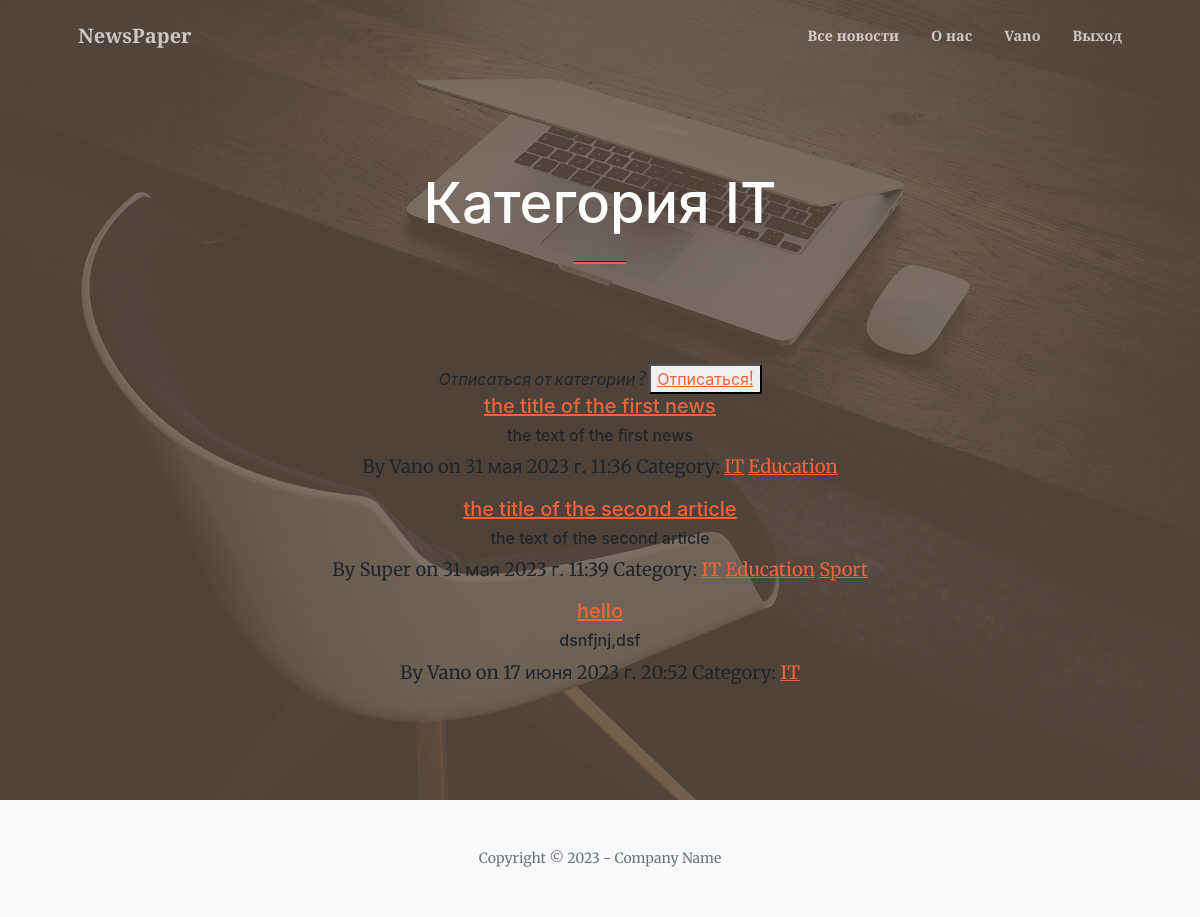
/category/1 (signed in), run on the app's committed database.
### news/models.py (models this page shows, shortened)
class Category(models.Model):
    categoryName = models.CharField(max_length=64, unique=True)
    subscribers = models.ManyToManyField(User, blank=True)

class Post(models.Model):
    author = models.ForeignKey(Author, on_delete=models.CASCADE)
    ARTICLE = 'AR'
    NEWS = 'NW'
    CATEGORY_CHOICES = (
        (ARTICLE, 'Статья'),
        (NEWS, 'Новость'),
    )
    categoryType = models.CharField(max_length=2, choices=CATEGORY_CHOICES, default=ARTICLE)
    dateCreation = models.DateTimeField(auto_now_add=True)
    postCategory = models.ManyToManyField(Category, through='PostCategory')
    title = models.CharField(max_length=128)
    text = models.TextField()
    rating = models.SmallIntegerField(default=0)

class Author(models.Model):
    authorUser = models.OneToOneField(User, on_delete=models.CASCADE)
    ratingAuthor = models.SmallIntegerField(default=0)
    def __str__(self):
        return self.authorUser.username

### news/views.py (the view)
# urls.py: path('category/<int:pk>', PostCategoryView.as_view(), name= 'category'),
class PostCategoryView(ListView):
    model = Post
    template_name = 'category.html'
    context_object_name = 'posts'  # это имя списка, в котором будут лежать все объекты,
    ordering = ['-dateCreation']  # сортировка
    def get_queryset(self):
        self.id = resolve(self.request.path_info).kwargs['pk']
        c = Category.objects.get(id=self.id)
        queryset = Post.objects.filter(postCategory=c)
        return queryset
    def get_context_data(self, **kwargs):
        context = super().get_context_data(**kwargs)
        user = self.request.user
        category = Category.objects.get(id=self.id)
        subscribed = category.subscribers.filter(email=user.email)
        if not subscribed:
            context['sub'] = True
        else:
            context['sub'] = False
        context['category'] = category
        return context

### news/templatetags/custom_filters.py (called while the page is built)
@register.filter(name='censor')
def censor(value, arg='*replased*'):
    value = value.lower().split()
    for word in replaced_words:
        for i in range(len(value)):
            if word == value[i]:
                value[i] = '*replased*'
    return " ".join(value)

### templates/category.html
{% extends 'flatpages/default.html' %}
{% load custom_filters %}
{% block title %} Категория  {{ category.categoryName }} {% endblock title %}
{% block content %}
    <br>
    <div>
    {% if sub %}
        <h3>Подписаться на категорию ?</h3>
        <h4><button> <a href="{% url 'subscribe' category.id %}"> Подписаться </a></button></h4>
    <hr>
        </div>
        {% else %}
    <div>
    <em>
        Отписаться от категории ?
    </em>
    <button>
        <a href = "{% url 'unsubscribe' pk=category.id %}" > Отписаться!</a>
    </button>
    </div>
    {% endif %}
    </div>
{% if posts %}
    {% for post in posts %}
        <h5><a href="{% url 'post' post.id %}"> {{ post.title|censor|truncatechars:50  }}</a></h5>
        <h6>
            {{ post.text|censor|truncatechars:50 }}
        </h6>
        <p>
            By <span> {{ post.author }} </span>
            on <span> {{ post.dateCreation }} </span>
            Category:
            {% for c in post.postCategory.values %}
                <a href="{% url 'category' c.id %}">{{c.categoryName}}</a>
            {% endfor %}
        </p>
    {% endfor %}
{% else %}
    <h2>Пока нет новостей в этой категории</h2>
{% endif %}
{% endblock content %}

### templates/flatpages/default.html (shortened to what this page needs)
{% load static %}
<!DOCTYPE html>
<html lang="en">
<head>
        <link href="https://cdn.jsdelivr.net/npm/bootstrap-icons@1.5.0/font/bootstrap-icons.css" rel="stylesheet" />
        <link href="https://cdnjs.cloudflare.com/ajax/libs/SimpleLightbox/2.1.0/simpleLightbox.min.css" rel="stylesheet" />
        <link href="{% static 'css/styles.css' %}" rel="stylesheet" />
    </head>
    <body id="page-top">
        <nav class="navbar navbar-expand-lg navbar-light fixed-top py-3" id="mainNav">
            <div class="container px-4 px-lg-5">
                <a class="navbar-brand" href="#page-top">NewsPaper</a>
                <div class="collapse navbar-collapse" id="navbarResponsive">
                    <ul class="navbar-nav ms-auto my-2 my-lg-0">
                        <li class="nav-item"><a class="nav-link" href="/news/">Все новости</a></li>
                        <li class="nav-item"><a class="nav-link" href="/about/">О нас</a></li>
                       {% if user.is_authenticated %}
                            <li class="nav-item"><a class="nav-link" aria-current="page" href="/profile/">{{user.username}}</a></li>
                            <li class="nav-item"><a class="nav-link" aria-current="page" href="/accounts/logout/">Выход</a></li>
                        {% else %}
                            <li class="nav-item"><a class="nav-link" aria-current="page" href="/accounts/login/">Вход</a></li>
                            <li class="nav-item"><a class="nav-link" aria-current="page" href="/accounts/signup/">Регистрация</a></li>
                        {% endif %}
                    </ul>
                </div>
            </div>
        </nav>
        <header class="masthead">
            <div class="container px-4 px-lg-5 h-100">
                <div class="row gx-4 gx-lg-5 h-100 align-items-center justify-content-center text-center">
                    <div class="col-lg-8 align-self-end">
                        <h1 class="text-white font-weight-bold"><div class="col-lg-6">
                        {% block title %}
                        {% endblock title %}
                    </div>
                        </h1>
                        <hr class="divider" />
                    </div>
                    <div class="col-lg-8 align-self-baseline">
                        <p class="text-white-75 mb-5">
                            {% block content %}
                            {% endblock content %}
                        </p>
                    </div>
                </div>
            </div>
        </header>
        <footer class="bg-light py-5">
            <div class="container px-4 px-lg-5"><div class="small text-center text-muted">Copyright &copy; 2023 - Company Name</div></div>
        </footer>
    </body>
</html>

### data on the page
Category: categoryName "IT"
Post: title|censor "the title of the first news", text|censor "the text of the first news", author "Vano", dateCreation "31 мая 2023 г. 11:36"
Category: categoryName "Education"
Post: title|censor "the title of the second article", text|censor "the text of the second article", author "Super", dateCreation "31 мая 2023 г. 11:39"
Category: categoryName "Sport"
Post: title|censor "hello", text|censor "dsnfjnj,dsf", author "Vano", dateCreation "17 июня 2023 г. 20:52"

### other printed values
{{ user.username }} "Vano"
